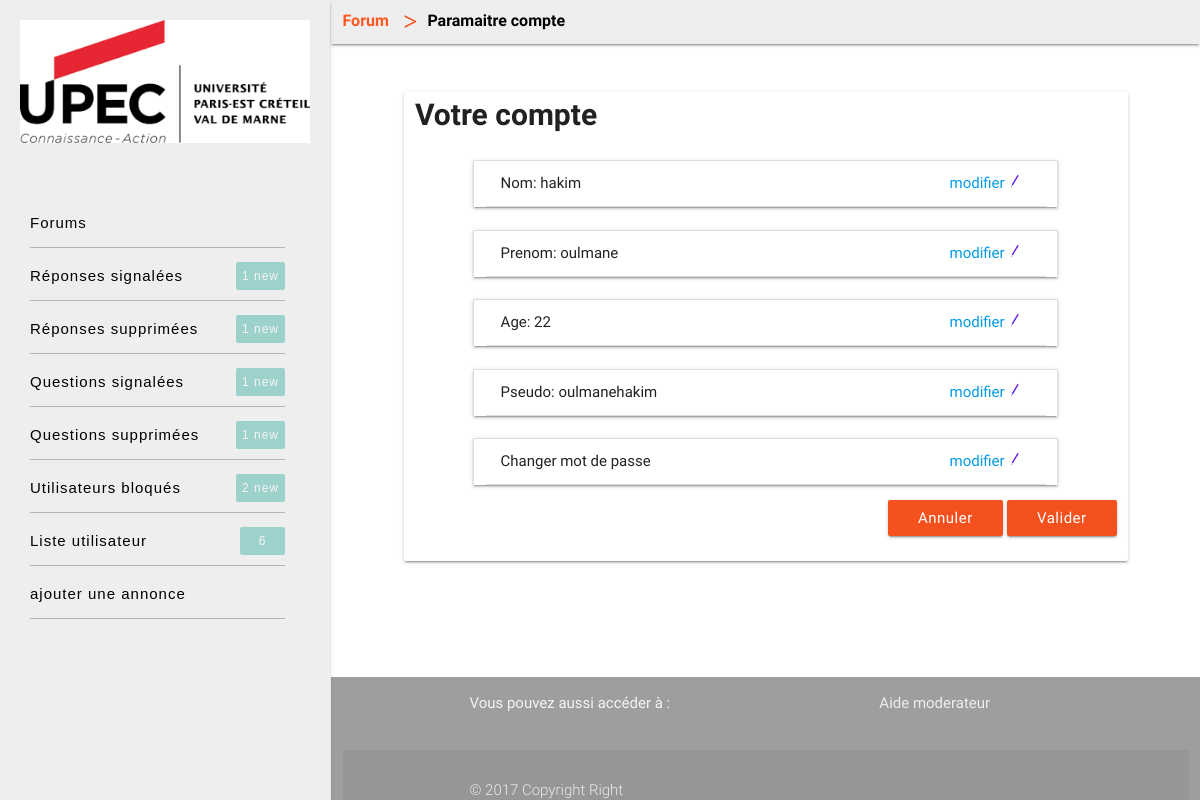
The app's page /moderateur/compteMod.php (signed in) with its own data.
### tables this page shows
CREATE TABLE `user` (
  `email` varchar(50) NOT NULL,
  `type` char(1) NOT NULL DEFAULT 'u',
  `nom` varchar(50) NOT NULL,
  `prenom` varchar(50) NOT NULL,
  `pseudo` varchar(50) NOT NULL,
  `age` int(11) NOT NULL,
  `mdp` varchar(50) NOT NULL,
  `bloquer` tinyint(1) DEFAULT '0'
);

### moderateur/compteMod.php (the view, shortened to what this page needs)
<?php
    if (isset($_SESSION["pseudo"])){
        try{
            $pdo_options[PDO::ATTR_ERRMODE] = PDO::ERRMODE_EXCEPTION;
          }
          catch (Exception $e){
              die('Erreur : ' . $e->getMessage());
          }
?>
<!DOCTYPE html>
<html lang="fr">
<head>
    <link rel="stylesheet" type="text/css" href="../framework/materialize.min.css">
    <link rel="stylesheet" type="text/css" href="../assets/css/main.css">
    <link rel="stylesheet" type="text/css" href="../assets/css/breadcrumb.css">
    <link rel="stylesheet" type="text/css" href="../assets/css/compte.css">
</head>
<?php
      include("part_mod/menu_mod.php");
?>
            <nav id="breadcrumb" class="#eeeeee grey lighten-3" style="height: 44px;line-height: 24px;">
                <div class="nav-wrapper">
                  <div class="col s12 chemin">
                    <a href="./forum.php" class="breadcrumb #f4511e deep-orange-text">Forum</a>'
                    <a href="./compte.php" class="breadcrumb black-text">Paramaitre compte</a>
                  </div>
                </div>
            </nav>
            <?php
                try{
                    $pdo_options[PDO::ATTR_ERRMODE] = PDO::ERRMODE_EXCEPTION;
                    $bdd = new PDO('mysql:host=localhost;dbname=id1227213_mydb', 'root', '', $pdo_options);
                    $bdd->exec('set names utf8');
                    $reponse = $bdd->prepare('SELECT nom, prenom, pseudo, mdp,age, email FROM user WHERE pseudo=? AND email=?');
                    $reponse->execute(array( $_SESSION["pseudo"], $_SESSION["email"]));
                    $donnees = $reponse->fetch();
            ?>
            <div id=info_user>
                <div class="col l10 m10 s12 offset-l1 offset-m1 card-panel">
                    <legend>Votre compte</legend>
                    <form method="post" action="<?php echo htmlspecialchars($_SERVER["PHP_SELF"]);?>" id="form">
                        <ul class="collapsible col l10 m10 s12 offset-l1 offset-m1" data-collapsible="accordion">
                          <li>
                            <div class="collapsible-header"><span id="champNom">Nom: <?php echo $donnees["nom"]; ?></span><span class="badge" style="color:#039be5;">modifier<img src="../img/pencil.png" style="width: 20px;" alt=""></span></div>
                          </li>
                        </ul>
                        <ul class="collapsible col l10 m10 s12 offset-l1 offset-m1" data-collapsible="accordion">
                          <li>
                            <div class="collapsible-header"><span id="champPrenom">Prenom: <?php echo $donnees["prenom"]; ?></span><span class="badge" style="color:#039be5;">modifier<img src="../img/pencil.png" style="width: 20px;" alt=""></span></div>
                          </li>
                        </ul>
                        <ul class="collapsible col l10 m10 s12 offset-l1 offset-m1" data-collapsible="accordion">
                          <li>
                            <div class="collapsible-header"><span id="champAge">Age: <?php echo $donnees["age"]; ?></span><span class="badge" style="color:#039be5;">modifier<img src="../img/pencil.png" style="width: 20px;" alt=""></span></div>
                          </li>
                        </ul>
                        <ul class="collapsible col l10 m10 s12 offset-l1 offset-m1" data-collapsible="accordion">
                          <li>
                            <div class="collapsible-header"><span id="champPseudo">Pseudo: <?php echo $donnees["pseudo"]; ?></span><span class="badge" style="color:#039be5;">modifier<img src="../img/pencil.png" style="width: 20px;" alt=""></span></div>
                          </li>
                        </ul>
                        <ul class="collapsible col l10 m10 s12 offset-l1 offset-m1" data-collapsible="accordion">
                          <li>
                            <div class="collapsible-header"><span>Changer mot de passe</span><span class="badge" style="color:#039be5;">modifier<img src="../img/pencil.png" style="width: 20px;" alt=""></span></div>
                          </li>
                        </ul>
                        <div class="right-align button">
                            <button type="reset" class="btn #f4511e deep-orange darken-1 waves-effect waves-purple">annuler</button>
                            <a href="#modal3" class="btn #f4511e deep-orange darken-1 waves-effect waves-purple">valider</a>
                        </div>
                    </form>
                </div>
            </div>
        <?php
                }
                catch (Exception $e){
                     die('Erreur : ' . $e->getMessage());
                }
        ?>
        </body>
        </html>
<?php
    }
    else{
        header('location: ../part/accessCompte.php');
    }
?>

### assets/css/main.css (style rules this page uses)
.btn, .btn-flat { text-transform: capitalize; }

### assets/css/breadcrumb.css (style rules this page uses)
.breadcrumb { font-size: 16px; font-weight: 700; text-overflow: ellipsis; white-space: pre-wrap; overflow: hidden; }
.chemin { margin-top: 9px; margin-left: 16px; }
.breadcrumb:before { content: '>'; font-weight: bold; color: #f4511e; vertical-align: middle; }

### assets/css/compte.css (style rules this page uses)
#form { display: flex; flex-direction: column; justify-content: center; margin-top: 16px; }
#info_user { margin-top:40px; }
legend { font-size: 30px; font-weight: 700; }
.button { margin-bottom: 25px; }

### records on screen
user: nom "hakim", prenom "oulmane", age "22", pseudo "oulmanehakim"

### other values on screen
$donnees["nb_rep_sign"] "1"
$donnees["nb_rep_sup"] "1"
$donnees["nb_quest_sign"] "1"
$donnees["nb_quest_sup"] "1"
$donnees["nb_user_b"] "2"
$donnees["nb_user"] "6"
